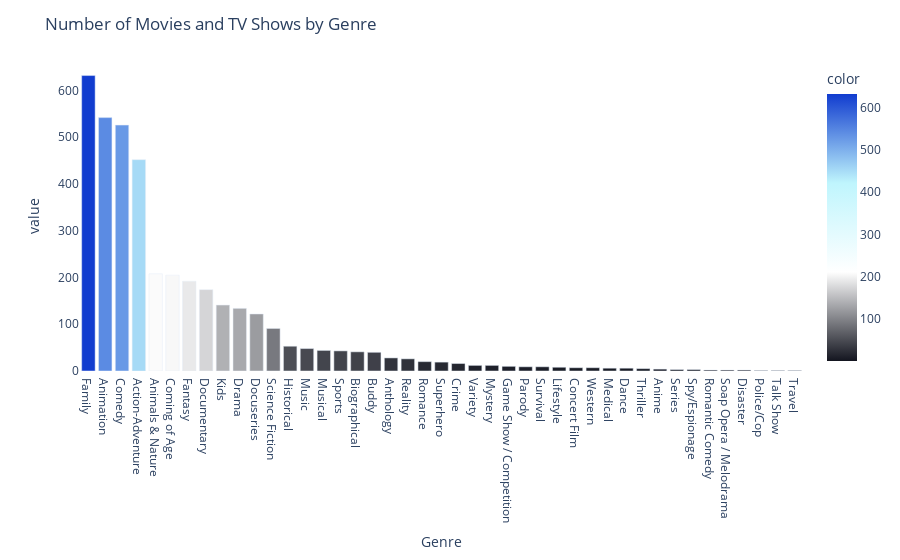

This figure's notebook cell:
### Markdown cell above
## Genre

### Code cell
#find genres of movies and tv shows
dp['listed_in'].value_counts()

#with the commma, we can split the genres
dp['listed_in'].str.split(',').explode().value_counts()

#find the number of movies and tv shows by genre
dp['listed_in'].str.split(',').explode().value_counts()

#remove the space in front of the genre
dp['listed_in'].str.split(',').explode().str.strip().value_counts()

#find the number of movies and tv shows by genre
dp['listed_in'].str.split(',').explode().str.strip().value_counts()

#remove if there is TV Shows, Movies, Tv in the genre
dp['listed_in'].str.split(',').explode().str.strip().str.replace('TV Shows', '').str.replace('Movies', '').str.replace('TV', '').value_counts()

#remove space in front of the genre
dp['listed_in'].str.split(',').explode().str.strip().str.replace('TV Shows', '').str.replace('Movies', '').str.replace('TV', '').str.strip().value_counts()

#drop blank genre
dp['listed_in'].str.split(',').explode().str.strip().str.replace('TV Shows', '').str.replace('Movies', '').str.replace('TV', '').str.strip().replace('', np.nan).dropna().value_counts()

#make graph of the number of movies and tv shows by genre with plotly
#opposite color
fig = px.bar(dp['listed_in'].str.split(',').explode().str.strip().str.replace('TV Shows', '').str.replace('Movies', '').str.replace('TV', '').str.strip().replace('', np.nan).dropna().value_counts(), color=dp['listed_in'].str.split(',').explode().str.strip().str.replace('TV Shows', '').str.replace('Movies', '').str.replace('TV', '').str.strip().replace('', np.nan).dropna().value_counts(), color_continuous_scale=disney_palette[::-1])
fig.update_layout(title_text='Number of Movies and TV Shows by Genre')
fig.update_layout(plot_bgcolor='rgba(0,0,0,0)')
#x axis label
fig.update_xaxes(title_text='Genre')
fig.show()

### Figure 1 — Plotly figure (JSON) as saved in the notebook; plotly's stock layout.template omitted (floating-point values rounded to 4 significant figures)
{"data": [{"alignmentgroup": "True", "hovertemplate": "index=%{x}<br>value=%{y}<br>color=%{marker.color}<extra></extra>", "legendgroup": "", "marker": {"color": [632, 542, 526, 452, 208, 205, 192, 174, 141, 134, 122, 91, 53, 48, 44, 43, 41, 40, 28, 26, 20, 19, 16, 12, 12, 10, 9, 9, 8, 7, 7, 6, 6, 5, 4, 3, 3, 2, 2, 2, 1, 1, 1], "coloraxis": "coloraxis", "pattern": {"shape": ""}}, "name": "", "offsetgroup": "", "orientation": "v", "showlegend": false, "textposition": "auto", "type": "bar", "x": ["Family", "Animation", "Comedy", "Action-Adventure", "Animals & Nature", "Coming of Age", "Fantasy", "Documentary", "Kids", "Drama", "Docuseries", "Science Fiction", "Historical", "Music", "Musical", "Sports", "Biographical", "Buddy", "Anthology", "Reality", "Romance", "Superhero", "Crime", "Variety", "Mystery", "Game Show / Competition", "Parody", "Survival", "Lifestyle", "Concert Film", "Western", "Medical", "Dance", "Thriller", "Anime", "Series", "Spy/Espionage", "Romantic Comedy", "Soap Opera / Melodrama", "Disaster", "Police/Cop", "Talk Show", "Travel"], "xaxis": "x", "y": [632, 542, 526, 452, 208, 205, 192, 174, 141, 134, 122, 91, 53, 48, 44, 43, 41, 40, 28, 26, 20, 19, 16, 12, 12, 10, 9, 9, 8, 7, 7, 6, 6, 5, 4, 3, 3, 2, 2, 2, 1, 1, 1], "yaxis": "y"}], "layout": {"barmode": "relative", "coloraxis": {"colorbar": {"title": {"text": "color"}}, "colorscale": [[0, "#13151F"], [0.3333, "#FFFFFF"], [0.6667, "#BFF5FD"], [1, "#113CCF"]]}, "legend": {"tracegroupgap": 0}, "margin": {"t": 60}, "plot_bgcolor": "rgba(0,0,0,0)", "title": {"text": "Number of Movies and TV Shows by Genre"}, "xaxis": {"anchor": "y", "domain": [0, 1], "title": {"text": "Genre"}}, "yaxis": {"anchor": "x", "domain": [0, 1], "title": {"text": "value"}}}}
